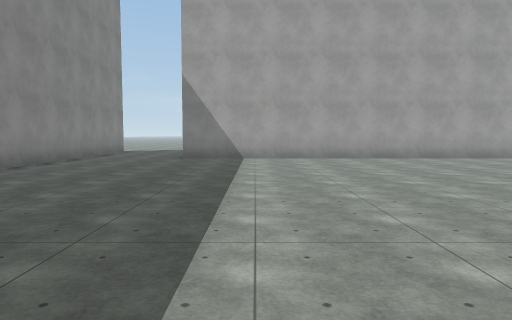
view 1 (above)

21 first-person views from a walk through a scene from a Unity 3-D project. The camera is 1.5 m above the floor, tilts 4° down and sees 70° across. The floor is counted in squares, 2 m on a side. Each view is taken from the middle of a square. On the plan, view 1 faces up. The plan holds only what a view shows up to about 11 squares ahead; the rest is blank. The place goes on beyond the plan. Surface patterns are stand-ins for the level's own textures.

view 2
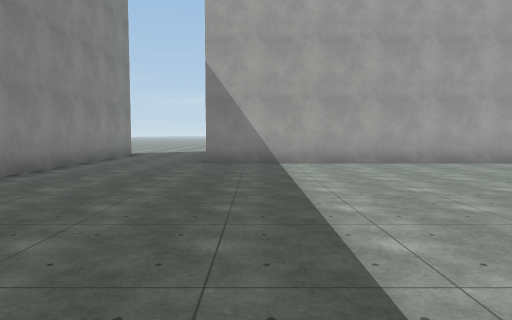

view 3
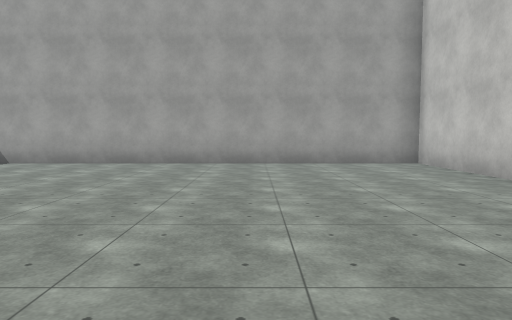

view 4
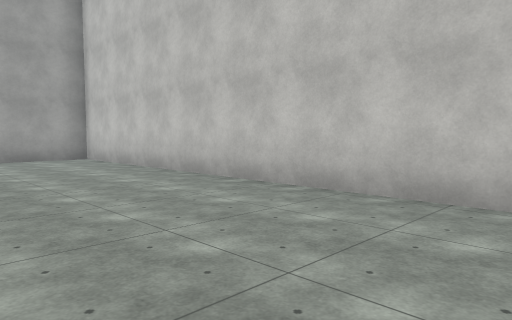

view 5
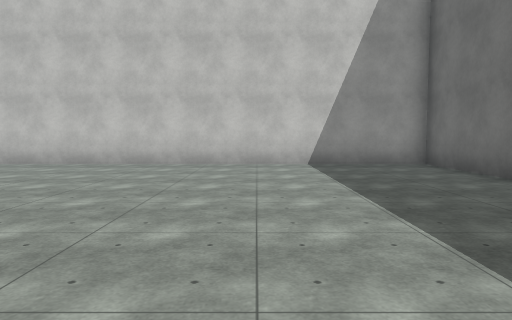

view 6
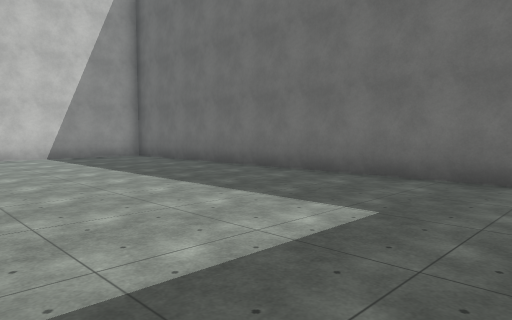

view 7
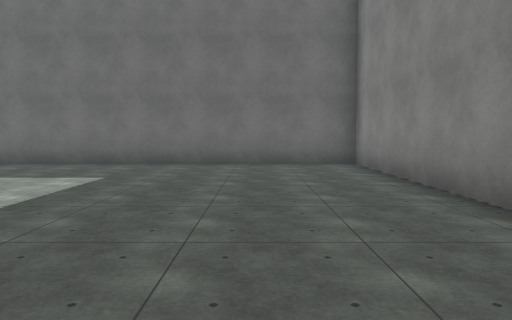

view 8
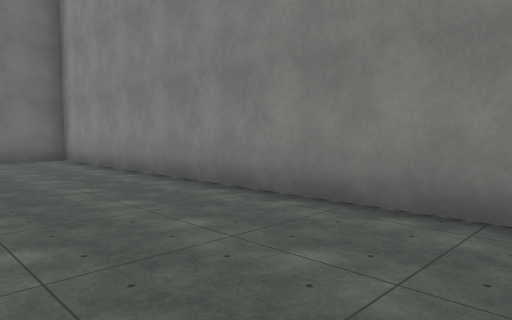

view 9
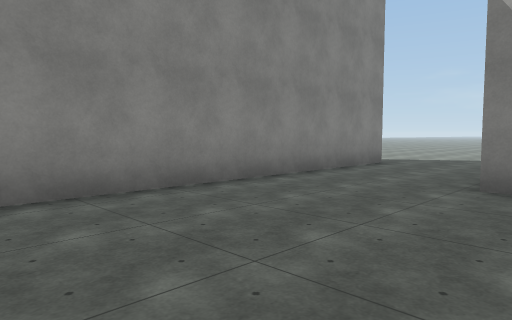

view 10
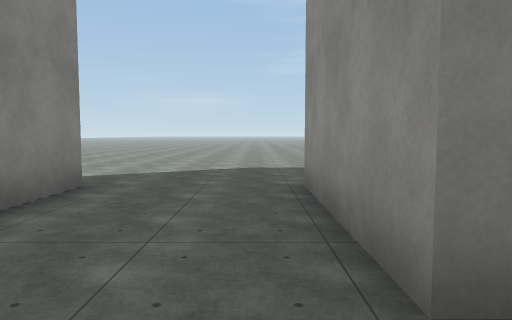

view 11
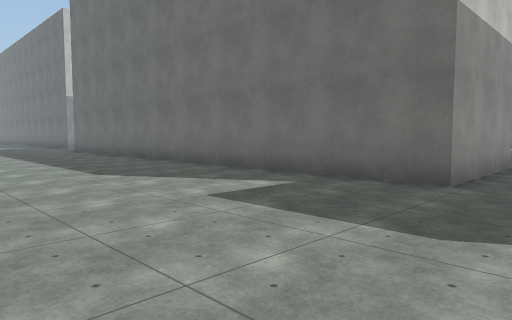

view 12
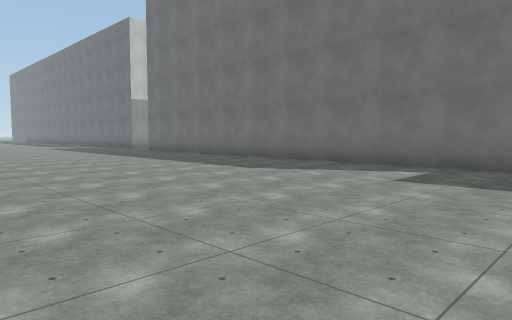

view 13
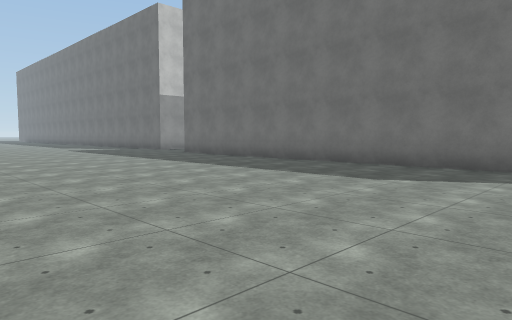

view 14
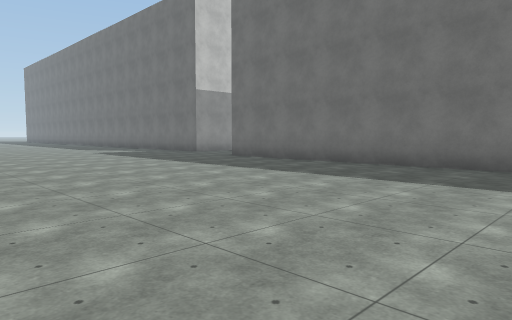

view 15
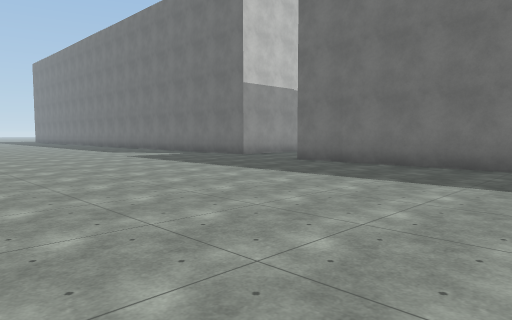

view 16
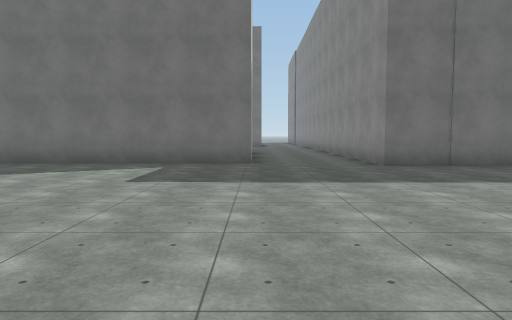

view 17
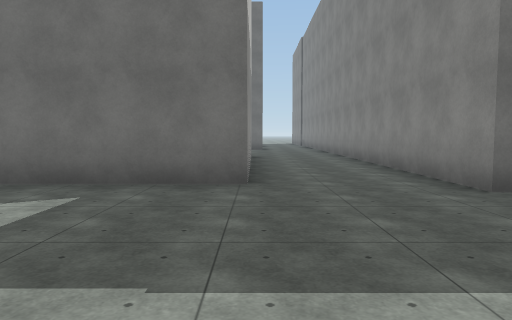

view 18
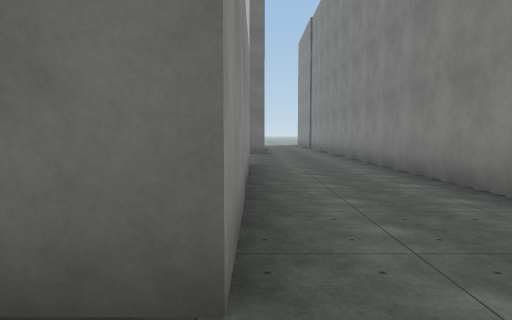

view 19
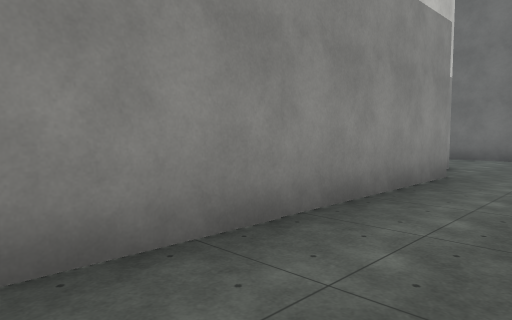

view 20
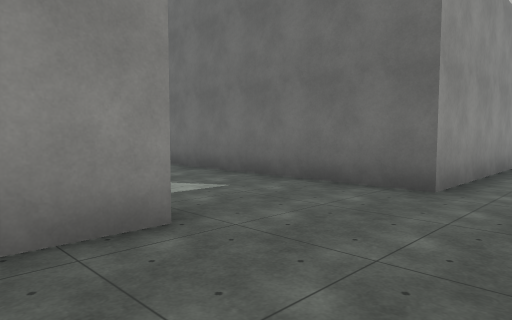

view 21
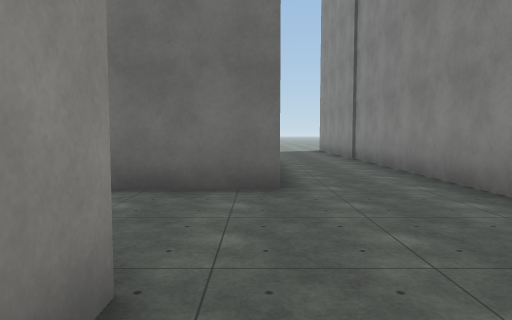

### Floor plan
Points are (right, up) in squares from view 1. A wall is a line through its corners. A room is listed if a view was taken in it or the views show most of it. See-through windows are left out.
Room 1 (views 1, 2, 3, 4, 5, 6, 7, 8, 9, 10)
walls: (-5.5, 11.4) (-5.5, -4.3) (10.2, -4.3) (10.2, 11.4) (-2.3, 11.4)
ways out: opening at (-4, 12) to room 2
Room 2 (views 11, 12, 13, 14, 15, 16, 17, 18, 19, 20, 21)
walls: (16.1, 7) (16.1, 14.5) (22.5, 14.5); (-2.3, 11.4) (-2.3, 15.3) (12.9, 15.3) (12.9, 5); (16.7, 5.2) (16.7, 6.6); (-5.5, 15.4) (-5.5, 11.4); (12.9, 2.8) (12.9, -4); (15.7, -2.5) (15.7, 2) (22, 2)
ways out: opening at (-4, 12) to room 1; opening at (14.5, -3)

Positions as (right, up) in squares from view 1, and headings:
1: (0, 0), facing up
2: (-1, 2), facing up
3: (6, 2), facing up
4: (6, 0), facing up-right
5: (1, 0), facing right
6: (-2, 2), facing down-right
7: (-3, 5), facing down
8: (-2, 7), facing down-left
9: (-1, 6), facing up-left
10: (-3, 10), facing up
11: (-4, 21), facing down-right
12: (-3, 24), facing down-right
13: (0, 24), facing down-right
14: (3, 24), facing down-right
15: (6, 24), facing down-right
16: (16, 24), facing down
17: (16, 20), facing down
18: (16, 16), facing down
19: (14, 14), facing down-right
20: (14, 7), facing down-right
21: (16, 7), facing down
